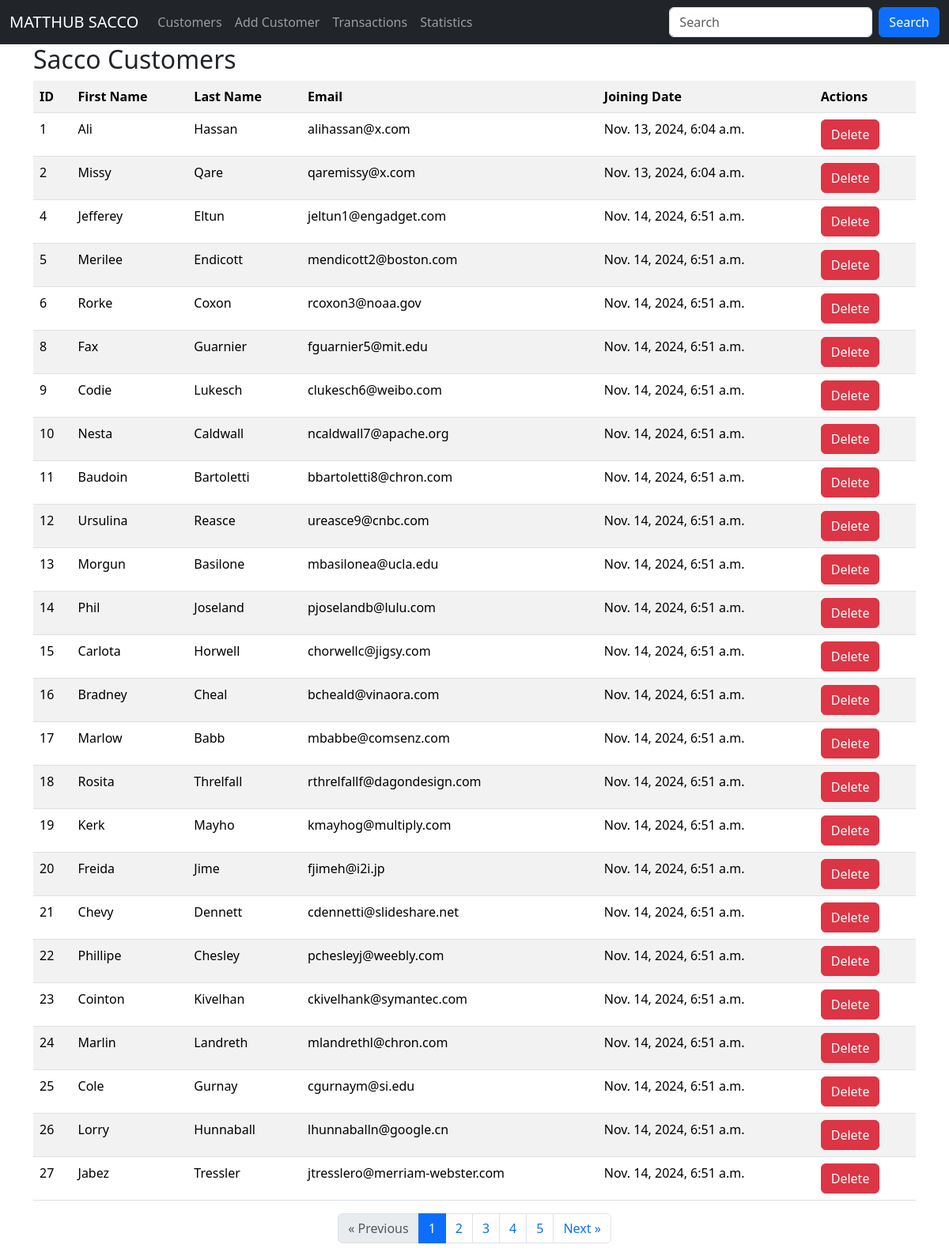
The page / on the database its author committed.
### sacco/models.py (models this page shows, shortened)
class Customer(models.Model):
    first_name = models.CharField(max_length=30)
    last_name = models.CharField(max_length=30)
    email = models.EmailField(unique=True)
    dob = models.DateField()
    gender = models.CharField(max_length=10)
    weight = models.IntegerField(default=0)
    created_at = models.DateTimeField(auto_now_add=True)
    updated_at = models.DateTimeField(auto_now=True)
    class Meta:
        db_table = 'customers'

### sacco/views.py (the view)
# urls.py: path('', views.customers, name='customers'),
def customers(request):
    customer_list = Customer.objects.all().order_by('id')
    paginator = Paginator(customer_list, 25)  # Show 10 customers per page
    page = request.GET.get('page')
    data = paginator.get_page(page)
    return render(request, 'customers.html', {"customers": data})

### templates/customers.html (shortened to what this page needs)
{% extends 'master.html' %}
{% block content %}
    <div class="container">
        <h2>Sacco Customers</h2>
        <table class="table table-striped">
            <tr>
                <th>ID</th>
                <th>First Name</th>
                <th>Last Name</th>
                <th>Email</th>
                <th>Joining Date</th>
                <th>Actions</th>
            </tr>
            {% for customer in customers %}
                <tr>
                    <td>{{ customer.id }}</td>
                    <td>{{ customer.first_name }}</td>
                    <td>{{ customer.last_name }}</td>
                    <td>{{ customer.email }}</td>
                    <td>{{ customer.created_at }}</td>
                    <td>
                        <a class="btn btn-danger" href="{% url 'delete_customer' customer.id %}">Delete</a>
                    </td>
                </tr>
            {% empty %}
                <tr>
                    <td colspan="5" class="text-center text-danger">No Customers In the Sacco</td>
                </tr>
            {% endfor %}
        </table>
        {% if customers.has_other_pages %}
        <nav aria-label="Page navigation">
            <ul class="pagination justify-content-center">
                {% if customers.has_previous %}
                    <li class="page-item">
                        <a class="page-link" href="?page={{ customers.previous_page_number }}">&laquo; Previous</a>
                    </li>
                {% else %}
                    <li class="page-item disabled">
                        <span class="page-link">&laquo; Previous</span>
                    </li>
                {% endif %}
                {% for i in customers.paginator.page_range %}
                    {% if customers.number == i %}
                        <li class="page-item active">
                            <span class="page-link">{{ i }}</span>
                        </li>
                    {% else %}
                        <li class="page-item">
                            <a class="page-link" href="?page={{ i }}">{{ i }}</a>
                        </li>
                    {% endif %}
                {% endfor %}
                {% if customers.has_next %}
                    <li class="page-item">
                        <a class="page-link" href="?page={{ customers.next_page_number }}">Next &raquo;</a>
                    </li>
                {% else %}
                    <li class="page-item disabled">
                        <span class="page-link">Next &raquo;</span>
                    </li>
                {% endif %}
            </ul>
        </nav>
        {% endif %}
    </div>
{% endblock %}

### templates/master.html (shortened to what this page needs)
<!DOCTYPE html>
<html lang="en">
<head>
    <link href="https://cdn.jsdelivr.net/npm/bootstrap@5.3.3/dist/css/bootstrap.min.css" rel="stylesheet">
</head>
<body>
<nav class="navbar navbar-expand-sm navbar-dark bg-dark">
    <div class="container-fluid">
        <a class="navbar-brand" href="/">MATTHUB SACCO</a>
        <div class="collapse navbar-collapse" id="mynavbar">
            <ul class="navbar-nav me-auto">
                <li class="nav-item">
                    <a class="nav-link" href="{% url 'customers' %}">Customers</a>
                </li>
                <li class="nav-item">
                    <a class="nav-link" href="{% url 'add_customer' %}">Add Customer</a>
                </li>
                <li class="nav-item">
                    <a class="nav-link" href="#">Transactions</a>
                </li>
                <li class="nav-item">
                    <a class="nav-link" href="#">Statistics</a>
                </li>
            </ul>
            <form class="d-flex">
                <input class="form-control me-2" type="text" placeholder="Search">
                <button class="btn btn-primary" type="button">Search</button>
            </form>
        </div>
    </div>
</nav>
{% block content %}
{% endblock %}
</body>
</html>

### rows shown on the page
Customer: id "1", first_name "Ali", last_name "Hassan", email "alihassan@x.com", created_at "Nov. 13, 2024, 6:04 a.m."
Customer: id "2", first_name "Missy", last_name "Qare", email "qaremissy@x.com", created_at "Nov. 13, 2024, 6:04 a.m."
Customer: id "4", first_name "Jefferey", last_name "Eltun", email "jeltun1@engadget.com", created_at "Nov. 14, 2024, 6:51 a.m."
Customer: id "5", first_name "Merilee", last_name "Endicott", email "mendicott2@boston.com", created_at "Nov. 14, 2024, 6:51 a.m."
Customer: id "6", first_name "Rorke", last_name "Coxon", email "rcoxon3@noaa.gov", created_at "Nov. 14, 2024, 6:51 a.m."
Customer: id "8", first_name "Fax", last_name "Guarnier", email "fguarnier5@mit.edu", created_at "Nov. 14, 2024, 6:51 a.m."
Customer: id "9", first_name "Codie", last_name "Lukesch", email "clukesch6@weibo.com", created_at "Nov. 14, 2024, 6:51 a.m."
Customer: id "10", first_name "Nesta", last_name "Caldwall", email "ncaldwall7@apache.org", created_at "Nov. 14, 2024, 6:51 a.m."
Customer: id "11", first_name "Baudoin", last_name "Bartoletti", email "bbartoletti8@chron.com", created_at "Nov. 14, 2024, 6:51 a.m."
Customer: id "12", first_name "Ursulina", last_name "Reasce", email "ureasce9@cnbc.com", created_at "Nov. 14, 2024, 6:51 a.m."
Customer: id "13", first_name "Morgun", last_name "Basilone", email "mbasilonea@ucla.edu", created_at "Nov. 14, 2024, 6:51 a.m."
Customer: id "14", first_name "Phil", last_name "Joseland", email "pjoselandb@lulu.com", created_at "Nov. 14, 2024, 6:51 a.m."
Customer: id "15", first_name "Carlota", last_name "Horwell", email "chorwellc@jigsy.com", created_at "Nov. 14, 2024, 6:51 a.m."
Customer: id "16", first_name "Bradney", last_name "Cheal", email "bcheald@vinaora.com", created_at "Nov. 14, 2024, 6:51 a.m."
Customer: id "17", first_name "Marlow", last_name "Babb", email "mbabbe@comsenz.com", created_at "Nov. 14, 2024, 6:51 a.m."
Customer: id "18", first_name "Rosita", last_name "Threlfall", email "rthrelfallf@dagondesign.com", created_at "Nov. 14, 2024, 6:51 a.m."
Customer: id "19", first_name "Kerk", last_name "Mayho", email "kmayhog@multiply.com", created_at "Nov. 14, 2024, 6:51 a.m."
Customer: id "20", first_name "Freida", last_name "Jime", email "fjimeh@i2i.jp", created_at "Nov. 14, 2024, 6:51 a.m."
Customer: id "21", first_name "Chevy", last_name "Dennett", email "cdennetti@slideshare.net", created_at "Nov. 14, 2024, 6:51 a.m."
Customer: id "22", first_name "Phillipe", last_name "Chesley", email "pchesleyj@weebly.com", created_at "Nov. 14, 2024, 6:51 a.m."
Customer: id "23", first_name "Cointon", last_name "Kivelhan", email "ckivelhank@symantec.com", created_at "Nov. 14, 2024, 6:51 a.m."
Customer: id "24", first_name "Marlin", last_name "Landreth", email "mlandrethl@chron.com", created_at "Nov. 14, 2024, 6:51 a.m."
Customer: id "25", first_name "Cole", last_name "Gurnay", email "cgurnaym@si.edu", created_at "Nov. 14, 2024, 6:51 a.m."
Customer: id "26", first_name "Lorry", last_name "Hunnaball", email "lhunnaballn@google.cn", created_at "Nov. 14, 2024, 6:51 a.m."
Customer: id "27", first_name "Jabez", last_name "Tressler", email "jtresslero@merriam-webster.com", created_at "Nov. 14, 2024, 6:51 a.m."

### other values the page prints
{{ i }} "1"
{{ i }} "2" "3" "4" "5"
